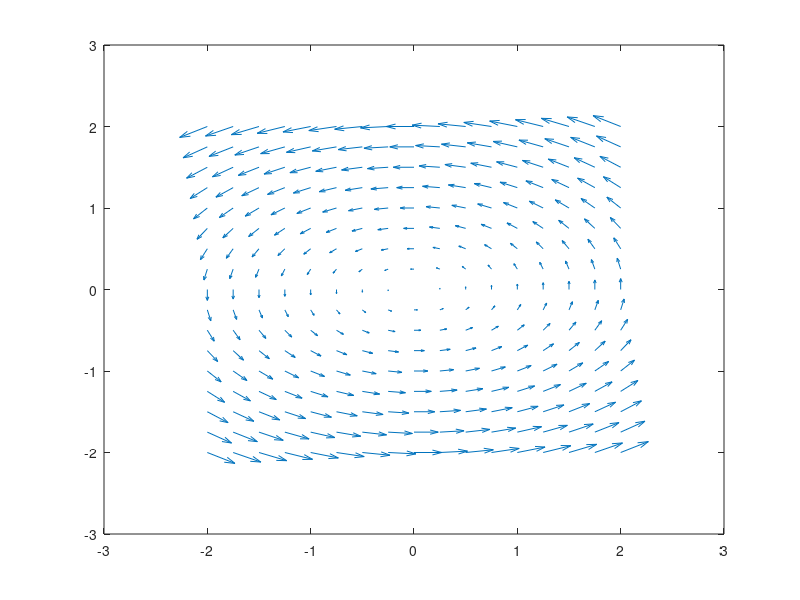

MATLAB code for this plot: (Note: this script raises an error after producing the figure.)
X1 = -2:.25:2;
Y1 = X1;
[x,y] = meshgrid(X1);
u = -y;
v = .5*x;
% subplot(2,1,2);
for i = 1:100
    pause(.5);
    quiver(x,y,u,v)
end

load wind
[sx sy sz] = meshgrid(100,20:2:50,5);
verts = stream3(x,y,z,u,v,w,sx,sy,sz);
sl = streamline(verts);
view(-10.5,18)
daspect([2 2 0.125])
axis tight;
set(gca,'BoxStyle','full','Box','on')
iverts = interpstreamspeed(x,y,z,u,v,w,verts,0.01);
set(gca,'SortMethod','childorder');
streamparticles(iverts,15,...
	'Animate',10,...
	'ParticleAlignment','on',...
	'MarkerEdgeColor','none',...
	'MarkerFaceColor','red',...
	'Marker','o');